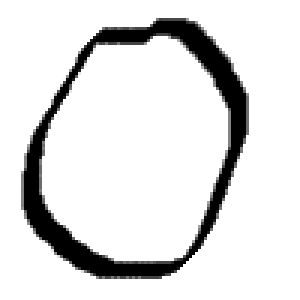
#> input picture ML-Project1/training_zeros/0.png, 100 x 100 px, found by its file name (shown 3 times larger); its folder holds only this picture in this run
$ jupyter execute --allow-errors Project_1.1.ipynb
#> lines starting #> are read from the running program, lines starting #| are printed output that depends on the picture
# Problem 1 (principle components via SVD)

Using  K=1 closest neighboringmethod  identify what is the smallest numberNof principle components  you can keep for the training images (image compression using SVD) such that  the method still works properly

Can you have a smaller number N of principal components if you increase Kand use K= 2, K = 3?

What would be your choice of values K and N for this problem?

[cell 1]
from PIL import Image
import numpy as np
import matplotlib.pyplot as plt

[cell 2]
ones = []
zeros = []
test = []

#> (a cell that did not finish here is left out)

#> (a cell that did not finish here is left out)

[cell 5]
# Plot the average of the two training sets
f, ax = plt.subplots(1,2)

zeroes_avg = np.average(zeros, axis=0)
ones_avg = np.average(ones, axis=0)

ax[0].imshow(zeroes_avg, cmap='gray')
ax[0].set_title("Average Zero")
ax[1].imshow(ones_avg, cmap='gray')
ax[1].set_title("Average One")

plt.show()
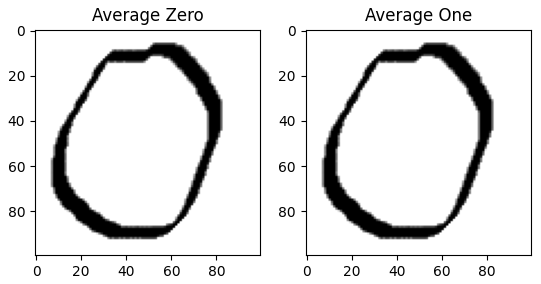
#> figure drawn by matplotlib, 2 panels

[cell 6]
#function for image compression and use the knn method, the output is the sucess rate for identifying the image
# [43 lines left out: function image_iden, not called in this run]

[cell 7]
#generate the success rate for each number of principle component
success_rate = list(range(99))
#> (the rest of this cell did not finish here and is left out)

[cell 8]
#use plot to show the success rate change varied from the number of principle component
plt.plot(range(1,100),success_rate)
plt.show()
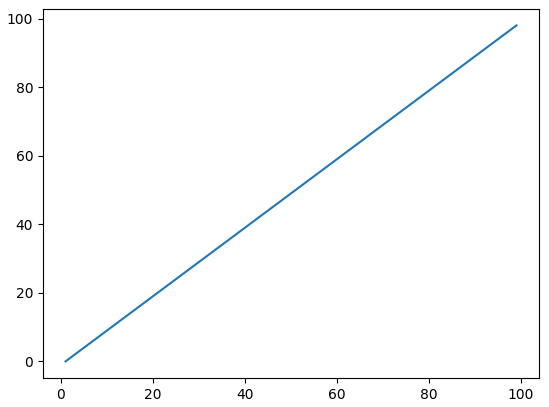
#> figure drawn by matplotlib, 1 panel; curve peaks at x = 99, y = 98
